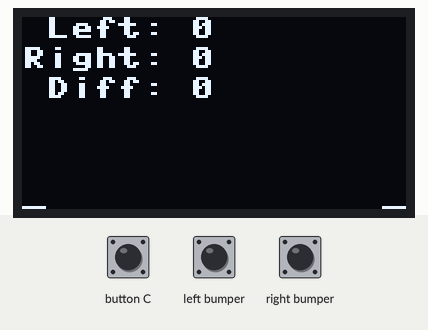
This program was run on a simulated Raspberry Pi Pico running MicroPython. Shown: 128×64 one-colour display. The test bench sets the inputs (shaded band); at power-on: left bumper HIGH, right bumper HIGH, button C HIGH.

Above: at 1.2 s.
1.3 s: left bumper pulled LOW for 0.15 s
At 1.38 s:
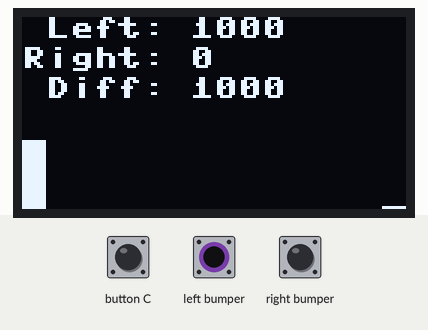
2.9 s: right bumper pulled LOW for 0.15 s
At 2.98 s:
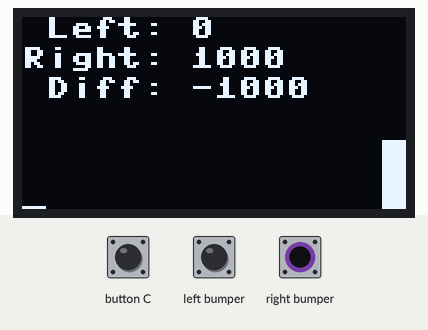
Timing chart, 0 to 5.9 s (numbered marks = the images above; inputs shaded):
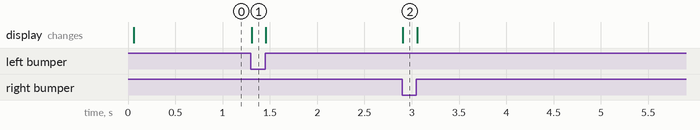

Measured:
- after the input at 1.3 s, the display: changes at once (image 1)
- after the input at 2.9 s, the display: changes at once (image 2)

The program:

bump_test.py
```python
# (licence header left out)
import time
from pololu_3pi_2040_robot import robot

display = robot.Display()
bump_sensors = robot.BumpSensors()
button_c = robot.ButtonC()

# Can press the C button on the robot to re-run this calibration at any time.
bump_sensors.calibrate()

while True:
    bump = bump_sensors.read()
    left = bump[0]
    right = bump[1]
    delta = left - right

    display.fill(0)
    display.text(" Left: {}".format(left), 0, 0)
    display.text("Right: {}".format(right), 0, 10)
    display.text(" Diff: {}".format(delta), 0, 20)

    # Draw bar graph depicting state of analog bumper switches.
    scale = (64-40)/1023
    if bump_sensors.left_is_pressed():
        display.fill_rect(0, 64-int(left*scale), 8, int(left*scale), 1)
    else:
        display.rect(0, 64-int(left*scale), 8, int(left*scale), 1)
    if bump_sensors.right_is_pressed():
        display.fill_rect(120, 64-int(right*scale), 8, int(right*scale), 1)
    else:
        display.rect(120, 64-int(right*scale), 8, int(right*scale), 1)

    display.show()

    if button_c.check():
        bump_sensors.calibrate()

    time.sleep_ms(2)
```
